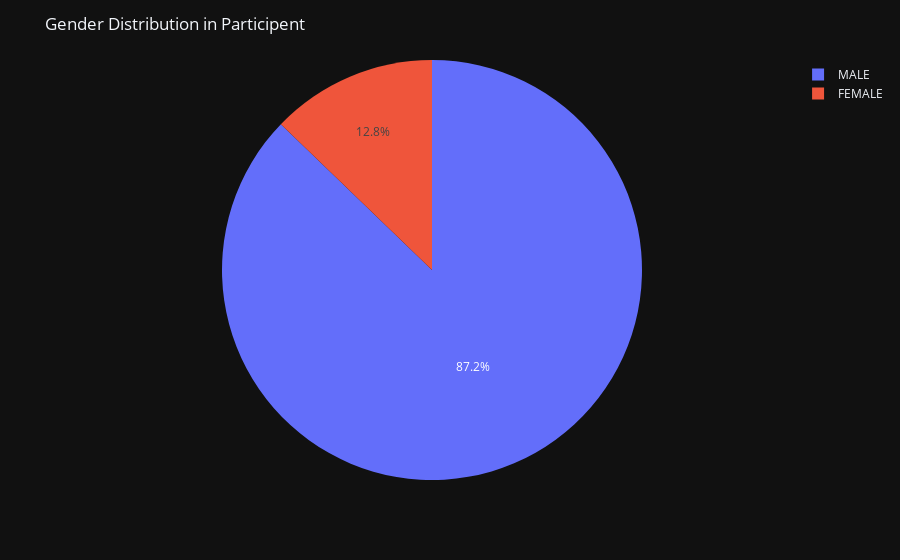

Notebook code for this chart:
### Markdown cell above
**Gender Distribution** : Finding Gender Distribution of Participents.

### Code cell
req = pd.DataFrame(candidate_personal_df['GENDER'])
fig = px.pie(req,names ='GENDER')
fig.update_layout(title_text = 'Gender Distribution in Participent',template = 'plotly_dark')
fig.show()

### Figure 1 — Plotly figure (JSON) as saved in the notebook; plotly's stock layout.template omitted (floating-point values rounded to 4 significant figures; data arrays with more than 128 entries replaced by an {"elided": "..."} marker saying what was removed)
{"data": [{"domain": {"x": [0.0, 1.0], "y": [0.0, 1.0]}, "hovertemplate": "GENDER=%{label}<extra></extra>", "labels": {"elided": "2018 str values"}, "legendgroup": "", "name": "", "showlegend": true, "type": "pie"}], "layout": {"legend": {"tracegroupgap": 0}, "margin": {"t": 60}, "title": {"text": "Gender Distribution in Participent"}}}
